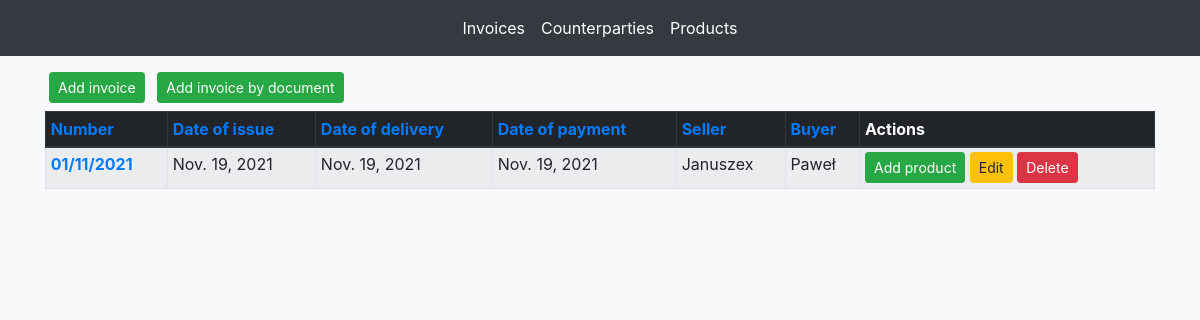
/faktury/lista/, run on an earlier commit of the app's database.
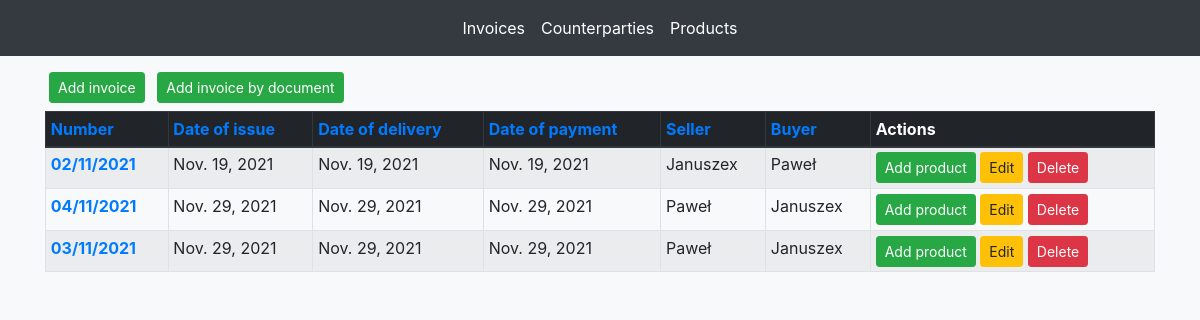
And on a later commit of the database.
### faktury/models.py (models this page shows, shortened)
class Invoice(models.Model):
    number = models.CharField(max_length=200)
    date_of_issue = models.DateField('date of issue')
    date_of_delivery = models.DateField('date of delivery')
    date_of_payment = models.DateField('date of payment')
    seller = models.ForeignKey(Personal_Data, on_delete=models.CASCADE, related_name='seller')
    buyer = models.ForeignKey(Personal_Data, on_delete=models.CASCADE, related_name='buyer')
    image = models.ImageField(null=True, blank=True)

class Personal_Data(models.Model):
    name = models.CharField(max_length=200)
    nip = models.CharField(max_length=200, null=True, blank=True)
    address = models.ForeignKey(Address, on_delete=models.CASCADE, related_name='address')

### faktury/views.py (the view)
# urls.py: path('lista/', views.list0, name='lista'),
def list0(request):
    invoice_list = Invoice.objects.all()
    template = loader.get_template('faktury/lista.html')
    context = {
        'invoice_list': invoice_list,
    }
    return HttpResponse(template.render(context, request))

### faktury/templates/faktury/lista.html
{% extends "faktury/base.html" %}
{% block content %}
<div class="container mt-2">
    <a class="btn btn-success btn-sm mx-1 my-2" href="/faktury/dodajfakture">Add invoice</a>
    <a class="btn btn-success btn-sm mx-1 my-2" href="/faktury/dodajskan">Add invoice by document</a>
    <table class="table table-striped table-bordered table-sm">
        <thead class="thead-dark">
        <tr>
            <th scope="col"><a href="/faktury/lista/1">Number</a></th>
            <th scope="col"><a href="/faktury/lista/2">Date of issue</a></th>
            <th scope="col"><a href="/faktury/lista/3">Date of delivery</a></th>
            <th scope="col"><a href="/faktury/lista/4">Date of payment</a></th>
            <th scope="col"><a href="/faktury/lista/5">Seller</a></th>
            <th scope="col"><a href="/faktury/lista/6">Buyer</a></th>
            <th scope="col">Actions</th>
        </tr>
        </thead>
        <tbody>
        {% for invoice in invoice_list %}
        <tr>
            <th scope="row"><a href="/faktury/faktura/{{ invoice.id }}/">{{ invoice.number }}</a></th>
            <td>{{ invoice.date_of_issue }}</td>
            <td>{{ invoice.date_of_delivery }}</td>
            <td>{{ invoice.date_of_payment }}</td>
            <td>{{ invoice.seller.name }}</td>
            <td>{{ invoice.buyer.name }}</td>
            <td>
                <a class="btn btn-success btn-sm" href="/faktury/dodajuslugedofaktury/{{ invoice.id }}/">Add product</a>
                <a class="btn btn-warning btn-sm" href="/faktury/edytujfakture/{{ invoice.id }}/">Edit</a>
                <a class="btn btn-danger btn-sm" href="/faktury/usunfakture/{{ invoice.id }}/">Delete</a>
            </td>
        </tr>
        {% endfor %}
        </tbody>
    </table>
</div>
{% endblock content %}

What changed in the data, as far as the page shows it:
changed Invoice "Nov. 19, 2021": number "01/11/2021" → "02/11/2021"
added Invoice: number "04/11/2021", date_of_issue "Nov. 29, 2021", date_of_delivery "Nov. 29, 2021", date_of_payment "Nov. 29, 2021", seller.name "Paweł", buyer.name "Januszex"
added Invoice: number "03/11/2021", date_of_issue "Nov. 29, 2021", date_of_delivery "Nov. 29, 2021", date_of_payment "Nov. 29, 2021", seller.name "Paweł", buyer.name "Januszex"
